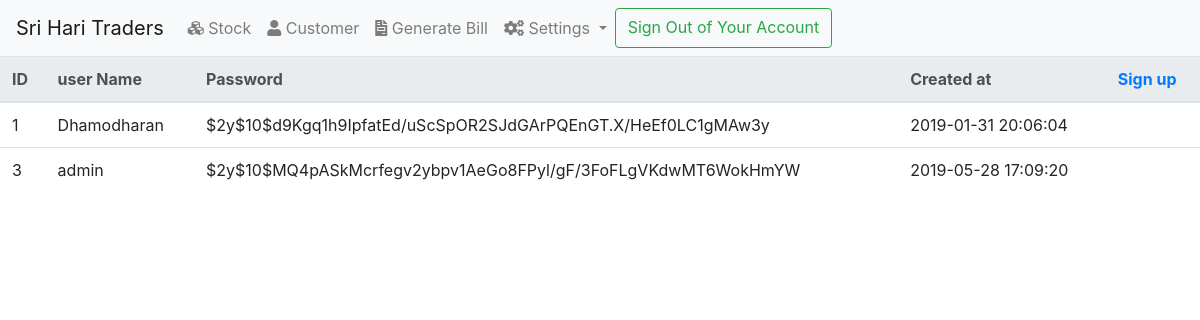
Screenshot of /user.php (signed in) with the database file from the repository.
### tables this page shows
CREATE TABLE `users` (
  `id` int(11) NOT NULL,
  `username` varchar(50) NOT NULL,
  `password` varchar(255) NOT NULL,
  `created_at` datetime DEFAULT CURRENT_TIMESTAMP
);

### user.php (the view, shortened to what this page needs)
<?php
  include_once("welcome.php");
?>
<!DOCTYPE html>
<html>
<head>
</head>
<body>
	<table class="table">
  <thead class="thead-light">
    <tr>
      <th scope="col">ID</th>
      <th scope="col">user Name</th>
      <th scope="col">Password</th>
      <th scope="col">Created at</th>
      <th scope="col"><a href="register.php">Sign up</a></th>
    </tr>
  </thead>
  <tbody>
     <?php
$conn = mysqli_connect("localhost", "root", "", "qwerty");
  $sql = "SELECT * FROM users";
  $result = $conn->query($sql);
  if ($result->num_rows > 0) {
   while($row = $result->fetch_assoc()) {
    echo "<tr>";
    echo"<td>" . $row["id"]. "</td>";
    echo"<td>" . $row["username"] . "</td>";
    echo"<td>" . $row["password"] . "</td>";
    echo"<td>" . $row["created_at"] . "</td>";
    echo"<td>" . (isset($row[""])) . "</td>";
    echo"</tr>";
}
echo "</table>";
} else { echo "0 results"; }
?>
</body>
</html>

### welcome.php (shortened to what this page needs)
<html>
<head>
    <link rel="stylesheet" type="text/css" href="css/bootstrap.min.css">
    <link rel="stylesheet" type="text/css" href="fontawesome/css/fontawesome.min.css">
    <link rel="stylesheet" type="text/css" href="custom.css">
    <link rel="stylesheet" href="https://use.fontawesome.com/releases/v5.8.2/css/all.css">
</head>
<body>
    <nav class="navbar navbar-expand-lg navbar-light bg-light">
  <a class="navbar-brand" href="#">Sri Hari Traders</a>
  <div class="collapse navbar-collapse" id="navbarNavAltMarkup">
    <div class="navbar-nav">
      <a class="nav-item nav-link" href="stock.php"> <i class="fas fa-cubes"></i> Stock</a>
      <a class="nav-item nav-link" href="customer.php"> <i class='fas fa-user'></i> Customer</a>
      <a class="nav-item nav-link" href="generatebill.php"> <i class="fas fa-file-invoice"></i> Generate Bill</a>
      <li class="nav-item dropdown">
        <a class="nav-link dropdown-toggle" href="#" id="navbarDropdownMenuLink" role="button" data-toggle="dropdown" aria-haspopup="true" aria-expanded="false"><i class="fas fa-cogs"></i>
          Settings
        </a>
      </li>
      <a href="logout.php" class="btn btn-outline-success float-right">Sign Out of Your Account</a>
    </div>
  </div>
</nav>
</body>
</html>

### rows the page displays
users: id "1", username "Dhamodharan", password "$2y$10$d9Kgq1h9IpfatEd/uScSpOR2SJdGArPQEnGT.X/HeEf0LC1gMAw3y", created_at "2019-01-31 20:06:04"
users: id "3", username "admin", password "$2y$10$MQ4pASkMcrfegv2ybpv1AeGo8FPyl/gF/3FoFLgVKdwMT6WokHmYW", created_at "2019-05-28 17:09:20"
